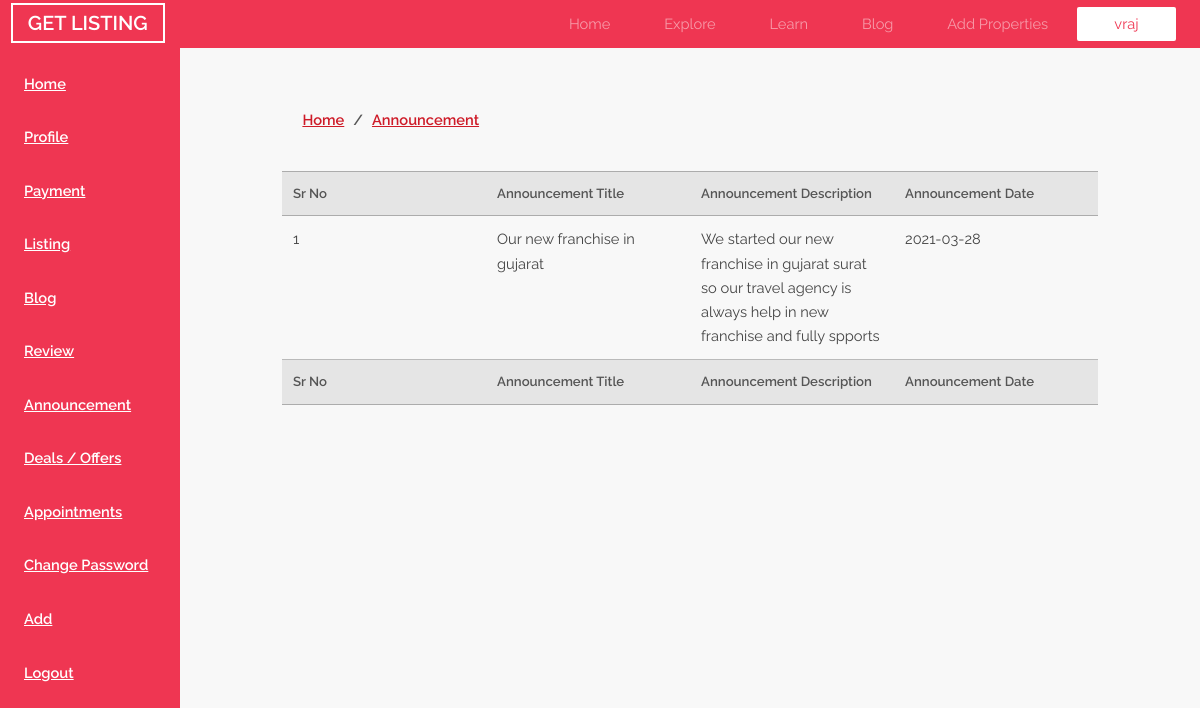
/dashboard/announcement.php (signed in), run on the app's committed database.
### tables this page shows
CREATE TABLE `user_type` (
  `id` int(10) NOT NULL,
  `name` varchar(50) NOT NULL,
  `email` varchar(50) NOT NULL,
  `contact` varchar(10) NOT NULL,
  `password` varchar(50) NOT NULL,
  `verify_code` int(10) NOT NULL,
  `type` varchar(20) NOT NULL DEFAULT 'user',
  `listing` int(10) NOT NULL DEFAULT 0,
  `fav_listing` text NOT NULL,
  `status` int(1) NOT NULL DEFAULT 0
);

CREATE TABLE `announcement` (
  `id` int(10) NOT NULL,
  `listing_id` int(10) NOT NULL,
  `listing_name` varchar(50) NOT NULL,
  `member_email` varchar(50) NOT NULL,
  `announcement_title` varchar(200) NOT NULL,
  `announcement_description` varchar(900) NOT NULL,
  `announcement_date` date NOT NULL,
  `status` int(1) NOT NULL DEFAULT 0
);

### dashboard/announcement.php (the view, shortened to what this page needs)
<link rel="stylesheet" type="text/css" href="../css/style.css">
<?php include('header.php'); ?>
<?php include('prevent_user.php'); ?>
<?php
        $free = mysqli_query($conn,"SELECT * FROM user_type WHERE id='{$_SESSION['id']}' AND type='free'");
        $standard = mysqli_query($conn,"SELECT * FROM user_type WHERE id='{$_SESSION['id']}' AND type='standard'");
        $standard_row = mysqli_fetch_row($standard);
        if (mysqli_num_rows($free)>0)
        {
        	header('location:home.php');
        }
        elseif (mysqli_num_rows($standard)>0)
        {
        	$announcement = mysqli_query($conn,"SELECT * FROM announcement WHERE member_email = '{$standard_row['2']}'");
        	include('standard_sidebar.php');
        	?>
        	<?php
            echo "
	            <div class='bread_crumb'>
	            	<label><a href='home.php' class='a_left'>Home</a>/<a href='announcement.php' class='a_right'>Announcement</a></label>
	            </div>
	            <div class='listing'>
					<table>
						<tr>
							<th>Sr No</th>
							<th>Announcement Title</th>
							<th>Announcement Description</th>
							<th>Announcement Date</th>
						</tr>
					";
						if (mysqli_num_rows($announcement)>0)
						{
							$i = 1;
							while ($announcement_row = mysqli_fetch_row($announcement))
							{
								echo '
								<tr>
									<td>'.$i.'</td>
									<td>'.$announcement_row['4'].'</td>
									<td>'.$announcement_row['5'].'</td>
									<td>'.$announcement_row['6'].'</td>
								</tr>
								';
								$i++;
							}
						}
					echo "
							<tr>
								<th>Sr No</th>
								<th>Announcement Title</th>
								<th>Announcement Description</th>
								<th>Announcement Date</th>
							</tr>
						</table>
				</div>
					";
        }
?>

### dashboard/header.php (shortened to what this page needs)
<?php include('../db.php'); session_start(); ?>
<link rel="stylesheet" href="../css/style.css" />
<link rel="stylesheet" href="https://cdnjs.cloudflare.com/ajax/libs/font-awesome/4.7.0/css/font-awesome.min.css">
<?php
	if (isset($_SESSION['id']))
	{
		$query = mysqli_query($conn,"SELECT * FROM user_type WHERE id='{$_SESSION['id']}'");
		$row = mysqli_fetch_row($query);
		echo "
			<header id='header'>
				<div class='logo_div'>
						<a class='logo' href='../index.php'>GET LISTING</a>
				</div>
				<div class='togglemnu'><span></span><span></span><span></span></div>
				<nav class='nav_header'>
					<a href='../index.php'>Home</a>
					<a href='../explore.php'>Explore</a>
					<a href='../learn.php'>Learn</a>
					<a href='../blog.php'>Blog</a>
					<a href='../plans.php'>Add Properties</a>
					<a href='home.php' class='header_a'>{$row['1']}</a>
				</nav>
			</header>
		";
	}
?>

### data on the page
user_type: name "vraj"
announcement: announcement_title "Our new franchise in gujarat", announcement_description "We started our new franchise in gujarat surat so our travel agency is always help in new franchise and fully spports", announcement_date "2021-03-28"
